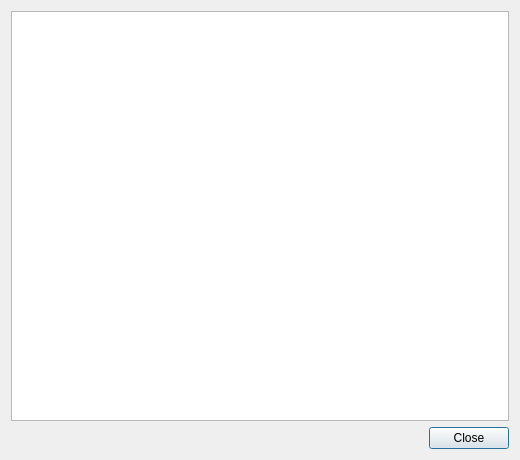
<?xml version="1.0" encoding="UTF-8"?>
<ui version="4.0">
 <class>DialogEndpointDetails</class>
 <widget class="QDialog" name="DialogEndpointDetails">
  <property name="geometry">
   <rect>
    <x>0</x>
    <y>0</y>
    <width>520</width>
    <height>460</height>
   </rect>
  </property>
  <property name="windowTitle">
   <string>Endpoint Details</string>
  </property>
  <layout class="QVBoxLayout" name="rootLayout">
   <item>
    <widget class="QTableWidget" name="table">
     <property name="editTriggers">
      <set>QAbstractItemView::EditTrigger::NoEditTriggers</set>
     </property>
     <property name="alternatingRowColors">
      <bool>true</bool>
     </property>
     <property name="selectionMode">
      <enum>QAbstractItemView::SelectionMode::ExtendedSelection</enum>
     </property>
     <property name="selectionBehavior">
      <enum>QAbstractItemView::SelectionBehavior::SelectItems</enum>
     </property>
     <property name="horizontalScrollBarPolicy">
      <enum>Qt::ScrollBarPolicy::ScrollBarAlwaysOff</enum>
     </property>
     <property name="showGrid">
      <bool>false</bool>
     </property>
     <property name="wordWrap">
      <bool>true</bool>
     </property>
    </widget>
   </item>
   <item>
    <widget class="QDialogButtonBox" name="buttonBox">
     <property name="orientation">
      <enum>Qt::Orientation::Horizontal</enum>
     </property>
     <property name="standardButtons">
      <set>QDialogButtonBox::StandardButton::Close</set>
     </property>
    </widget>
   </item>
  </layout>
 </widget>
 <resources/>
 <connections/>
</ui>
